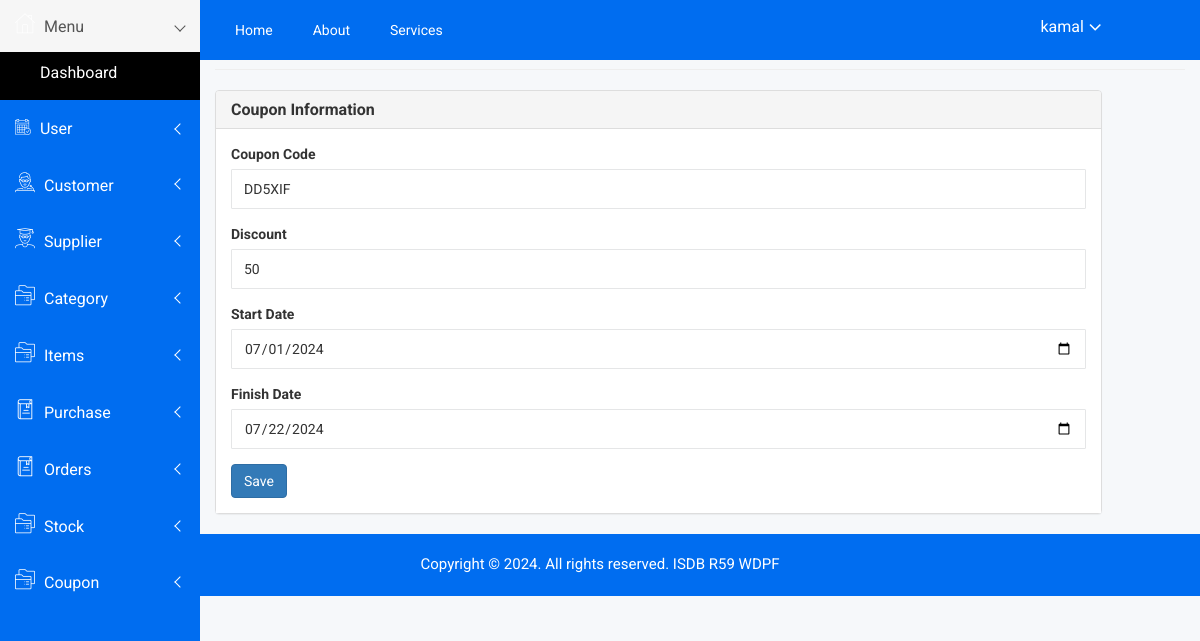
The page /admin/coupon_edit.php?id=2 (signed in) on the database as committed earlier.
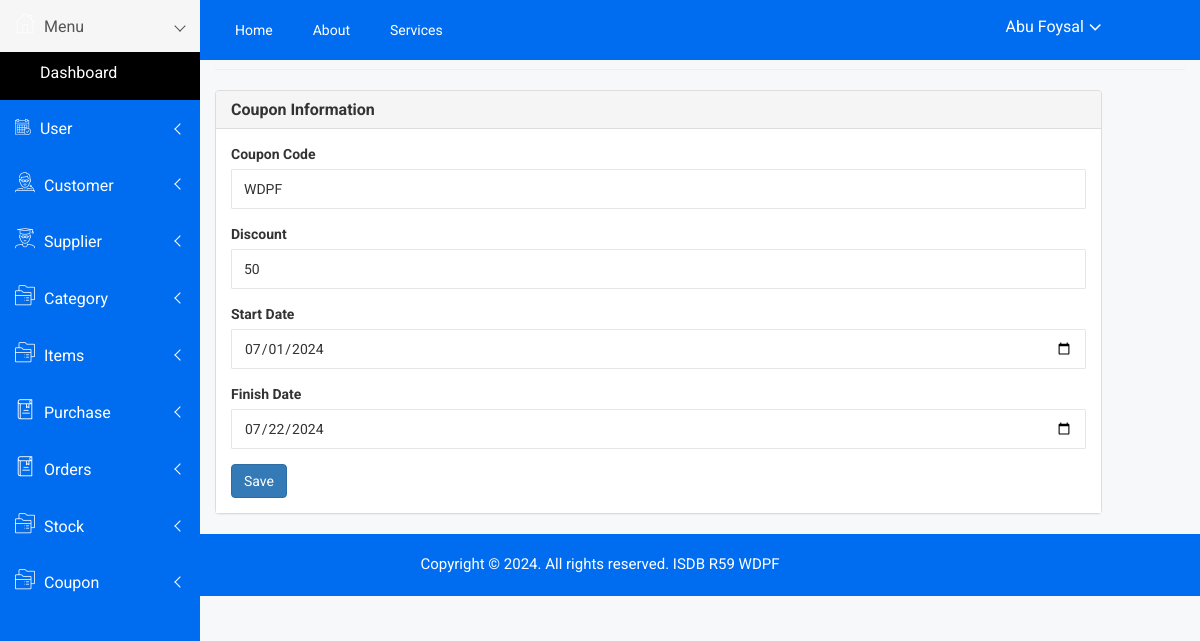
The same page on the database as committed later.
### tables this page shows
CREATE TABLE `coupon` (
  `id` int(11) NOT NULL,
  `cupon_code` varchar(100) NOT NULL,
  `discount` int(11) NOT NULL,
  `start_date` date NOT NULL,
  `finish_date` date NOT NULL,
  `created_by` varchar(50) DEFAULT NULL,
  `created_at` date DEFAULT NULL,
  `updated_by` varchar(50) DEFAULT NULL,
  `updated_at` date DEFAULT NULL,
  `deleted_at` date DEFAULT NULL
);

### admin/include/connection.php (called while the page is built)
<?php
    include_once('class/crud.php');
    $mysqli=new crud("root","","sports_store");
    $baseurl="http://localhost/sports_store/admin/";
?>

### admin/class/crud.php (called while the page is built, shortened)
<?php
    class crud{
        private $host='localhost';
        private $connection;
        public function __construct($user,$password,$database){
            $this->user=$user;
            $this->password=$password;
            $this->database=$database;
            $this->connection=new mysqli($this->host,$this->user,$this->password,$this->database);
        }
        public function common_select_single($table,$fields='*',$condition=false,$sort_field=false,$sort='ASC'){
            $result=array();
            $error=false;
            $sql="select $fields from $table where deleted_at is null ";
            if(is_array($condition)){
                $sql.=" and ";
                foreach($condition as $k=>$v){
                    $v = $this->connection->real_escape_string($v);
                    $sql.="$k='$v' and ";
                }
                $sql=rtrim($sql,'and ');
            }
            $rs=$this->connection->query($sql);
            if($rs){
                if($rs->num_rows > 0){
                    while($r=$rs->fetch_object()){
                        $result=$r;
                    }
                }
            }else{
                $error=$this->connection->error;
            }
            $return = array('data'=>$result,'error'=>$error);
            return $return;
        }
    }
?>

### admin/coupon_edit.php (the view, shortened to what the changed rows need)
<?php include('include/header.php') ; ?>
<div class="container-fluid">
    <?php
        $olddata=array();
        $con['id']=$_GET['id'];
        $result=$mysqli->common_select_single('coupon','*',$con);
        if($result){
            if($result['data']){
                $olddata=$result['data'];
            }
        }
    ?>
    <div class="row">
        <div class="col-md-11">
            <div class="panel panel-default">
                <div class="panel-body">
                    <form method="post" action="">
                        <div class="form-group">
                        <label for="cupon_code">Coupon Code</label>
                            <input type="text" name="cupon_code" id="cupon_code" class="form-control" value="<?= $olddata->cupon_code ?>" />
                        </div>
                        <div class="form-group">
                            <label for="discount">Discount</label>
                            <input type="number" name="discount" id="discount" class="form-control" value="<?= $olddata->discount ?>" />
                        </div>
                        <div class="form-group">
                            <label for="start_date">Start Date</label>
                            <input type="date" name="start_date" id="start_date" class="form-control" value="<?= $olddata->start_date ?>" />
                        </div>
                        <div class="form-group">
                            <label for="Finish_date">Finish Date</label>
                            <input type="date" name="finish_date" id="Finish_date" class="form-control" value="<?= $olddata->finish_date ?>" />
                        </div>
                    </form>
                </div>
            </div>
        </div>
    </div>
</div>
<?php include('include/footer.php') ; ?>

### admin/include/header.php (shortened to what the changed rows need)
<?php require_once('connection.php'); ?>
<!doctype html>
<html class="no-js" lang="en">
<head>
    <link rel="stylesheet" href="<?= $baseurl ?>assets/css/bootstrap.min.css">
    <link rel="stylesheet" href="<?= $baseurl ?>assets/css/font-awesome.min.css">
    <link rel="stylesheet" href="<?= $baseurl ?>assets/css/owl.carousel.css">
    <link rel="stylesheet" href="<?= $baseurl ?>assets/css/owl.theme.css">
    <link rel="stylesheet" href="<?= $baseurl ?>assets/css/owl.transitions.css">
    <link rel="stylesheet" href="<?= $baseurl ?>assets/css/animate.css">
    <link rel="stylesheet" href="<?= $baseurl ?>assets/css/normalize.css">
    <link rel="stylesheet" href="<?= $baseurl ?>assets/css/meanmenu.min.css">
    <link rel="stylesheet" href="<?= $baseurl ?>assets/css/main.css">
    <link rel="stylesheet" href="<?= $baseurl ?>assets/css/educate-custon-icon.css">
    <link rel="stylesheet" href="<?= $baseurl ?>assets/css/morrisjs/morris.css">
    <link rel="stylesheet" href="<?= $baseurl ?>assets/css/scrollbar/jquery.mCustomScrollbar.min.css">
    <link rel="stylesheet" href="<?= $baseurl ?>assets/css/metisMenu/metisMenu.min.css">
    <link rel="stylesheet" href="<?= $baseurl ?>assets/css/metisMenu/metisMenu-vertical.css">
    <link rel="stylesheet" href="<?= $baseurl ?>assets/css/calendar/fullcalendar.min.css">
    <link rel="stylesheet" href="<?= $baseurl ?>assets/css/calendar/fullcalendar.print.min.css">
    <link rel="stylesheet" href="<?= $baseurl ?>assets/style.css">
    <link rel="stylesheet" href="<?= $baseurl ?>assets/css/responsive.css">
</head>
<body>
<div class="all-content-wrapper">
  <div class="header-advance-area">
    <div class="header-top-area">
        <div class="container-fluid">
            <div class="row">
                <div class="col-lg-12 col-md-12 col-sm-12 col-xs-12">
                    <div class="header-top-wraper">
                        <div class="row">
                            <div class="col-lg-5 col-md-5 col-sm-12 col-xs-12">
                                <div class="header-right-info">
                                    <ul class="nav navbar-nav mai-top-nav header-right-menu">
                                        <li class="nav-item">
                                            <a href="#" data-toggle="dropdown" role="button" aria-expanded="false" class="nav-link dropdown-toggle">
                                            <?php
                                                $con['id']=$_SESSION['id'];
                                            ?>
                                                <span class="admin-name"><?= $_SESSION['name'] ?></span>
                                                <i class="fa fa-angle-down edu-icon edu-down-arrow"></i>
                                            </a>
                                        </li>
                                    </ul>
                                </div>
                            </div>
                        </div>
                    </div>
                </div>
            </div>
        </div>
    </div>
</div>

Rows that differ between the two databases and show on the page:
changed coupon: cupon_code "DD5XIF" → "WDPF"
Other text that changed with them:
$_SESSION['name']: "kamal" → "Abu Foysal"
